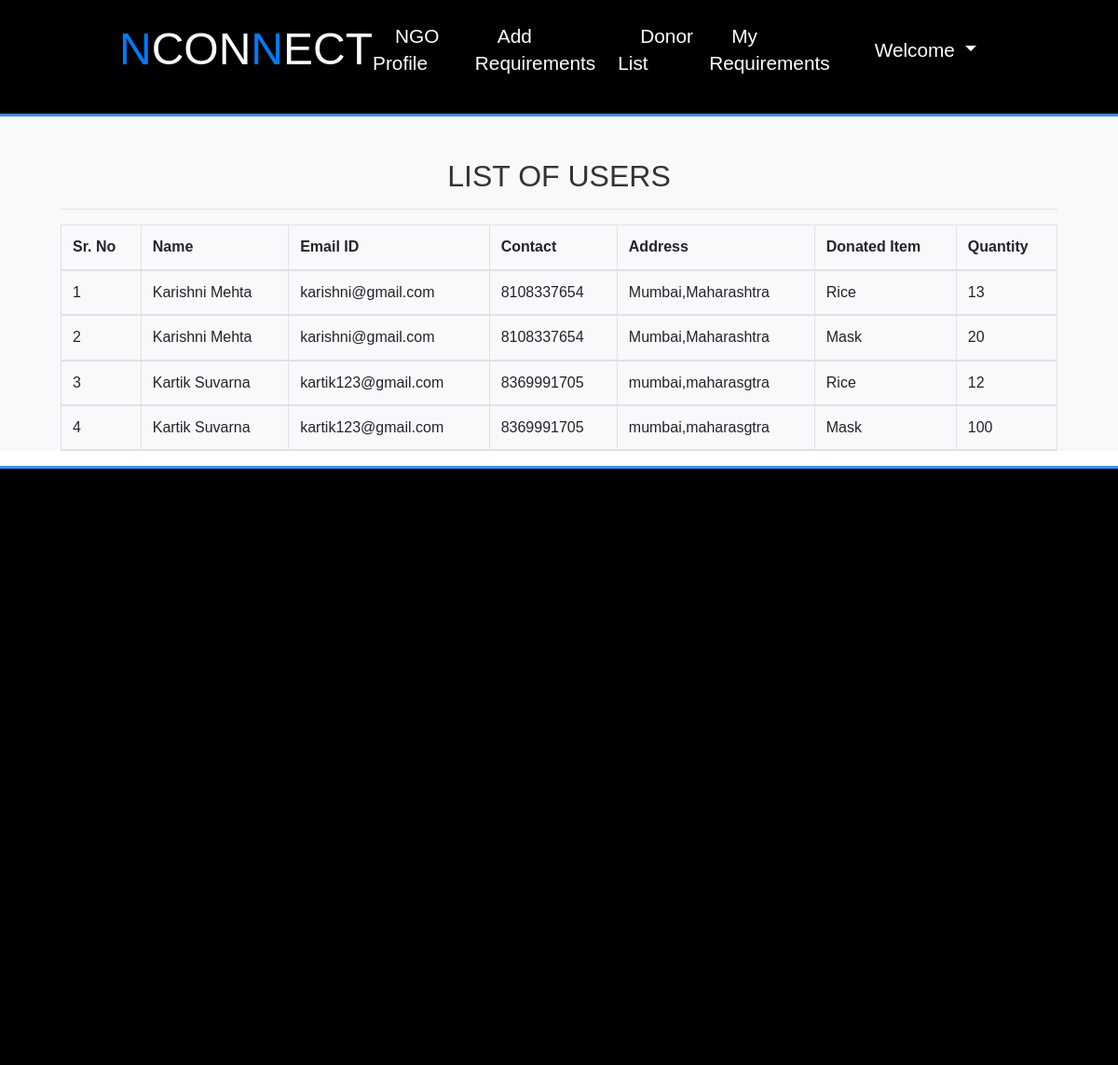
Screenshot of /user_donator_list/ (signed in) with the database file from the repository.
### NGO_App/models.py (models this page shows, shortened)
class Reciept(models.Model):
    ngo = models.ForeignKey(NGOProfile,on_delete=models.CASCADE)
    user = models.ForeignKey(UserProfile,on_delete=models.CASCADE)
    ngo_add_requirement = models.CharField(max_length=50)
    donated_items=models.IntegerField()

class UserProfile(models.Model):
    user = models.OneToOneField(User,on_delete=models.CASCADE)
    contact = models.CharField(max_length=10)
    country=models.CharField(max_length=50)
    state=models.CharField(max_length=50)
    city=models.CharField(max_length=50)
    pincode=models.CharField(max_length=50)
    address_line_1=models.CharField(max_length=200)

### NGO_App/views.py (the view)
# urls.py: path('user_donator_list/',user_donator_list,name="user_donator_list"),
def user_donator_list(request):
    if not request.user.is_authenticated:
        return redirect('ngo_login')
    a=User.objects.get(id=request.user.id)
    b=NGOProfile.objects.get(user=a)
    c=Reciept.objects.filter(ngo=b)
    d={'users':c}
    return render(request,'user_donator_list.html',d)

### NGO_App/templates/user_donator_list.html
{% extends 'ngo_navigation.html' %}
{% load static %}
{% block user_body %}
<section id="signup">
  <div class="bg-light">
    <br><br>
    <div class="container">
      <h2 class="text-center">LIST OF USERS</h2>
      <hr>
      <table class="table table-bordered" id=mytable>
        <thead>
          <tr>
            <th>Sr. No</th>
            <th>Name</th>
            <th>Email ID</th>
            <th>Contact</th>
            <th>Address</th>
            <th>Donated Item</th>
            <th>Quantity</th>
          </tr>
          {% for i in users %}
          <tr>
            <td>{{forloop.counter}}</td>
            <td style='text-transform:capitalize;'>{{i.user.user.first_name}} {{i.user.user.last_name}}</td>
            <td>{{i.user.user.username}}</td>
            <td>{{i.user.contact}}</td>
            <td>{{i.user.city}},{{i.user.state}}</td>
            <td>{{i.ngo_add_requirement}}</td>
            <td>{{i.donated_items}}</td>
          </tr>
          {% endfor %}
        </thead>
      </table>
    </div>
  </div>
</section>
{% endblock %}

### NGO_App/static/css/full.css (style rules this page uses)
* { margin:0; padding: 0; box-sizing: border-box; scroll-behavior: smooth; }
body { font-family: Arial, sans-serif; line-height: 1.4; color: #fff; overflow-x: scroll; }
.container { max-width: 1100px; margin: auto; }
.bg-light { background: #f4f4f4; color: #333; }

### rows the page displays
Reciept: user.user.first_name "Karishni", user.user.last_name "Mehta", user.user.username "karishni@gmail.com", user.contact "8108337654", user.city "Mumbai", user.state "Maharashtra", ngo_add_requirement "Rice", donated_items "13"
Reciept: user.user.first_name "Karishni", user.user.last_name "Mehta", user.user.username "karishni@gmail.com", user.contact "8108337654", user.city "Mumbai", user.state "Maharashtra", ngo_add_requirement "Mask", donated_items "20"
Reciept: user.user.first_name "Kartik", user.user.last_name "Suvarna", user.user.username "kartik123@gmail.com", user.contact "8369991705", user.city "mumbai", user.state "maharasgtra", ngo_add_requirement "Rice", donated_items "12"
Reciept: user.user.first_name "Kartik", user.user.last_name "Suvarna", user.user.username "kartik123@gmail.com", user.contact "8369991705", user.city "mumbai", user.state "maharasgtra", ngo_add_requirement "Mask", donated_items "100"
